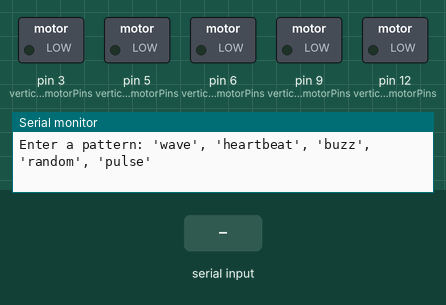
A sketch run on a simulated Arduino Uno, built with avr-gcc and run on an emulated ATmega328P. Shown: switched loads named in the sketch (green lamp = pin HIGH), the last lines printed to the serial monitor. The test bench sets the inputs (shaded band). Random numbers use the default seed unless the sketch sets one.

Above: at 1.2 s.
1.3 s: "wave\n" received over Serial
At 3.9 s:
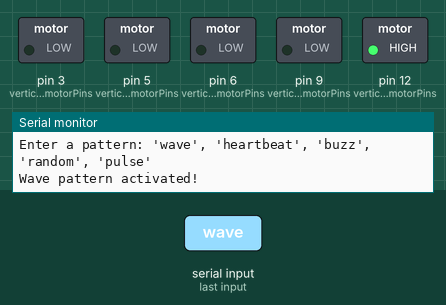
4.3 s: "random\n" received over Serial
At 6.21 s:
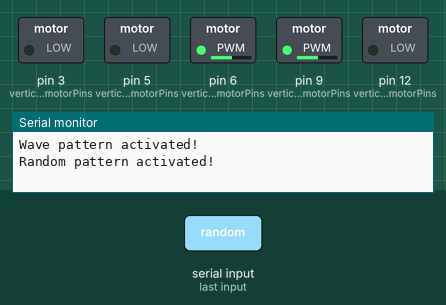
7.3 s: "heartbeat\n" received over Serial
At 7.87 s:
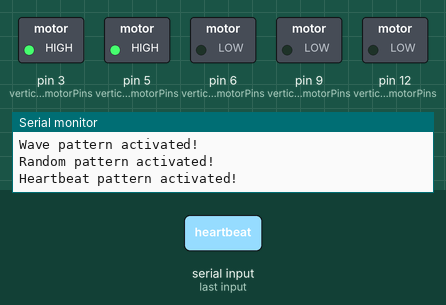
Timing chart, 0 to 16.3 s (numbered marks = the images above; inputs shaded):
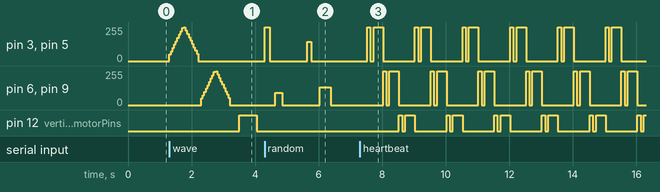

The sketch:

DifferentPatterns_NoPotentiometer.ino
```cpp
// Pin configurations for vertical and horizontal motor groups
const int vertical_motorPins[3][2] = {
  {3, 5},  // "up" group
  {6, 9},  // "middle" group
  {12, 12} // "bottom" group
};

const int horizontal_motorPins[2][1] = {
  {9},  // "left" group
  {6}   // "right" group
};

// Number of motor groups
const int vertical_groups = 3;
const int vertical_motorsPerGroup = 2;
const int horizontal_groups = 2;
const int horizontal_motorsPerGroup = 1;

// Common settings
const int maxSpeed = 255;  // Maximum motor speed
const int pulseTime = 100; // Default pulse duration

// User selection flags
bool isWave = false;
bool isHeartbeat = false;
bool isBuzz = false;
bool isRandom = false;
bool isPulse = false;

void setup() {
  Serial.begin(9600);
  Serial.println("Enter a pattern: 'wave', 'heartbeat', 'buzz', 'random', 'pulse'");

  for (int group = 0; group < vertical_groups; group++) {
    for (int motor = 0; motor < vertical_motorsPerGroup; motor++) {
      pinMode(vertical_motorPins[group][motor], OUTPUT);
    }
  }
}

void loop() {
  // Read Serial input
  if (Serial.available() > 0) {
    String command = Serial.readStringUntil('\n');
    command.trim();

    // Reset all flags
    isWave = isHeartbeat = isBuzz = isRandom = isPulse = false;

    if (command == "wave") {
      isWave = true;
      Serial.println("Wave pattern activated!");
    } else if (command == "heartbeat") {
      isHeartbeat = true;
      Serial.println("Heartbeat pattern activated!");
    } else if (command == "buzz") {
      isBuzz = true;
      Serial.println("Buzz pattern activated!");
    } else if (command == "random") {
      isRandom = true;
      Serial.println("Random pattern activated!");
    } else if (command == "pulse") {
      isPulse = true;
      Serial.println("Pulse pattern activated!");
    } else {
      Serial.println("Invalid command! Choose from: 'wave', 'heartbeat', 'buzz', 'random', 'pulse'");
    }
  }

  // Run the selected vibration pattern
  if (isWave) {
    rumble_wave(vertical_motorPins, vertical_groups, vertical_motorsPerGroup, maxSpeed, pulseTime);
  } else if (isHeartbeat) {
    rumble_heartbeat(vertical_motorPins, vertical_groups, vertical_motorsPerGroup, maxSpeed);
  } else if (isBuzz) {
    rumble_buzz(vertical_motorPins, vertical_groups, vertical_motorsPerGroup, maxSpeed);
  } else if (isRandom) {
    rumble_random(vertical_motorPins, vertical_groups, vertical_motorsPerGroup, maxSpeed);
  } else if (isPulse) {
    rumble_pulse(vertical_motorPins, vertical_groups, vertical_motorsPerGroup, maxSpeed, pulseTime);
  }
}

// ---------------------------------------
// Patterns
// ---------------------------------------

// Wave Effect
void rumble_wave(const int pins[][2], int numGroups, int motorsPerGroup, int maxSpeed, int pulseTime) {
  for (int i = 0; i < numGroups; i++) {
    for (int speed = 50; speed <= maxSpeed; speed += 25) {
      for (int motor = 0; motor < motorsPerGroup; motor++) {
        analogWrite(pins[i][motor], speed);
      }
      delay(50);
    }
    for (int speed = maxSpeed; speed >= 50; speed -= 25) {
      for (int motor = 0; motor < motorsPerGroup; motor++) {
        analogWrite(pins[i][motor], speed);
      }
      delay(50);
    }
    for (int motor = 0; motor < motorsPerGroup; motor++) {
      analogWrite(pins[i][motor], 0);
    }
    delay(100);
  }
}

// Heartbeat Effect
void rumble_heartbeat(const int pins[][2], int numGroups, int motorsPerGroup, int speed) {
  for (int i = 0; i < numGroups; i++) {
    for (int motor = 0; motor < motorsPerGroup; motor++) {
      analogWrite(pins[i][motor], speed);
    }
    delay(100);
    for (int motor = 0; motor < motorsPerGroup; motor++) {
      analogWrite(pins[i][motor], 0);
    }
    delay(100);

    for (int motor = 0; motor < motorsPerGroup; motor++) {
      analogWrite(pins[i][motor], speed);
    }
    delay(300);
    for (int motor = 0; motor < motorsPerGroup; motor++) {
      analogWrite(pins[i][motor], 0);
    }
    //delay(300);
  }
}

// Buzz Effect
void rumble_buzz(const int pins[][2], int numGroups, int motorsPerGroup, int speed) {
  for (int i = 0; i < numGroups; i++) {
    for (int j = 0; j < 5; j++) {
      for (int motor = 0; motor < motorsPerGroup; motor++) {
        analogWrite(pins[i][motor], speed);
      }
      delay(50);
      for (int motor = 0; motor < motorsPerGroup; motor++) {
        analogWrite(pins[i][motor], 0);
      }
      delay(50);
    }
    delay(200);
  }
}

// Random Chaos Rumble
void rumble_random(const int pins[][2], int numGroups, int motorsPerGroup, int maxSpeed) {
  for (int i = 0; i < numGroups; i++) {
    int randomSpeed = random(50, maxSpeed);
    int randomTime = random(100, 500);

    for (int motor = 0; motor < motorsPerGroup; motor++) {
      analogWrite(pins[i][motor], randomSpeed);
    }
    delay(randomTime);
    for (int motor = 0; motor < motorsPerGroup; motor++) {
      analogWrite(pins[i][motor], 0);
    }
    delay(random(100, 500));
  }
}

// Pulse Effect
void rumble_pulse(const int pins[][2], int numGroups, int motorsPerGroup, int speed, int pulseTime) {
  for (int i = 0; i < numGroups; i++) {
    for (int motor = 0; motor < motorsPerGroup; motor++) {
      analogWrite(pins[i][motor], speed);
    }
    delay(pulseTime);
    for (int motor = 0; motor < motorsPerGroup; motor++) {
      analogWrite(pins[i][motor], 0);
    }
    delay(pulseTime);
  }
}
```

Measured:
- after the input at 1.3 s, pin 3 (vertical_motorPins), pin 5 (vertical_motorPins), pin 6 (vertical_motorPins), pin 9 (vertical_motorPins): rises from 0/255 to 255/255 in 0.45 s, then falls to 0/255 in 0.45 s; pin 12 (vertical_motorPins): LOW → HIGH after 2.2 s, → LOW 0.55 s later
